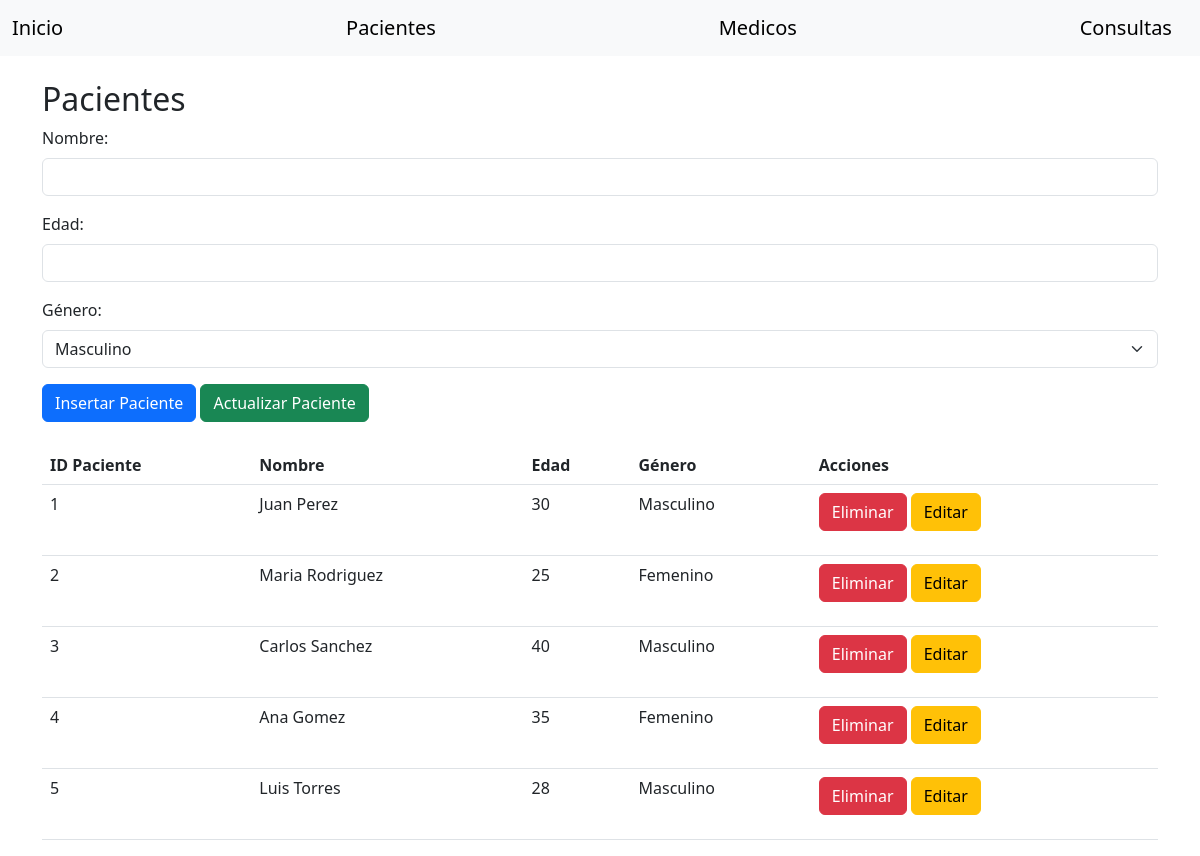
/Pacientes.php, run on the app's committed database.
### tables this page shows
CREATE TABLE `Pacientes` (
  `PacienteID` int(11) NOT NULL,
  `Nombre` varchar(50) DEFAULT NULL,
  `Edad` int(11) DEFAULT NULL,
  `Genero` varchar(10) DEFAULT NULL
);

### class/class.paciente.php (called while the page is built, shortened)
<?php
class Paciente
{
    private $con;
	function __construct($cn){
		$this->con = $cn;
	}
    public function getAllPacientes()
    {
        $query = "SELECT * FROM Pacientes";
        $result = $this->con->query($query);
        $pacientes = [];
        while ($row = $result->fetch_assoc()) {
            $pacientes[] = $row;
        }
        return $pacientes;
    }
}

### Pacientes.php (the view, shortened to what this page needs)
<?php
include './navbar.php';
include_once("class/class.paciente.php");
include_once("DB/coneccion.php");
$paciente = new Paciente($cn);
$pacientes = $paciente->getAllPacientes();
?>
<!DOCTYPE html>
<html lang="es">
<head>
    <link rel="stylesheet" href="https://cdn.jsdelivr.net/npm/bootstrap@5.3.0/dist/css/bootstrap.min.css">
</head>
<body>
<div class="container mt-4">
    <h2>Pacientes</h2>
    <form action="" method="post">
        <div class="mb-3">
            <label for="nombre" class="form-label">Nombre:</label>
            <input type="text" class="form-control" name="nombre" required>
        </div>
        <div class="mb-3">
            <label for="edad" class="form-label">Edad:</label>
            <input type="number" class="form-control" name="edad" required>
        </div>
        <div class="mb-3">
            <label for="genero" class="form-label">Género:</label>
            <select class="form-select" name="genero" required>
                <option value="Masculino">Masculino</option>
            </select>
        </div>
        <button type="submit" name="insert" class="btn btn-primary">Insertar Paciente</button>
        <button type="submit" name="update" class="btn btn-success">Actualizar Paciente</button>
    </form>
    <table class="table mt-4">
        <thead>
            <tr>
                <th>ID Paciente</th>
                <th>Nombre</th>
                <th>Edad</th>
                <th>Género</th>
                <th>Acciones</th>
            </tr>
        </thead>
        <tbody>
            <?php foreach ($pacientes as $row): ?>
            <tr>
                <td><?php echo $row['PacienteID']; ?></td>
                <td><?php echo $row['Nombre']; ?></td>
                <td><?php echo $row['Edad']; ?></td>
                <td><?php echo $row['Genero']; ?></td>
                <td>
                    <form action="" method="post">
                        <button type="submit" name="delete" class="btn btn-danger">Eliminar</button>
                        <a href="Edit_Pacientes.php?id=<?php echo $row['PacienteID'] ?>" class="btn btn-warning">
                                    Editar
                                </a>
                    </form>
                </td>
            </tr>
            <?php endforeach; ?>
        </tbody>
    </table>
</div>
</body>
</html>

### data on the page
pacientes: PacienteID "1", Nombre "Juan Perez", Edad "30", Genero "Masculino"
pacientes: PacienteID "2", Nombre "Maria Rodriguez", Edad "25", Genero "Femenino"
pacientes: PacienteID "3", Nombre "Carlos Sanchez", Edad "40", Genero "Masculino"
pacientes: PacienteID "4", Nombre "Ana Gomez", Edad "35", Genero "Femenino"
pacientes: PacienteID "5", Nombre "Luis Torres", Edad "28", Genero "Masculino"
